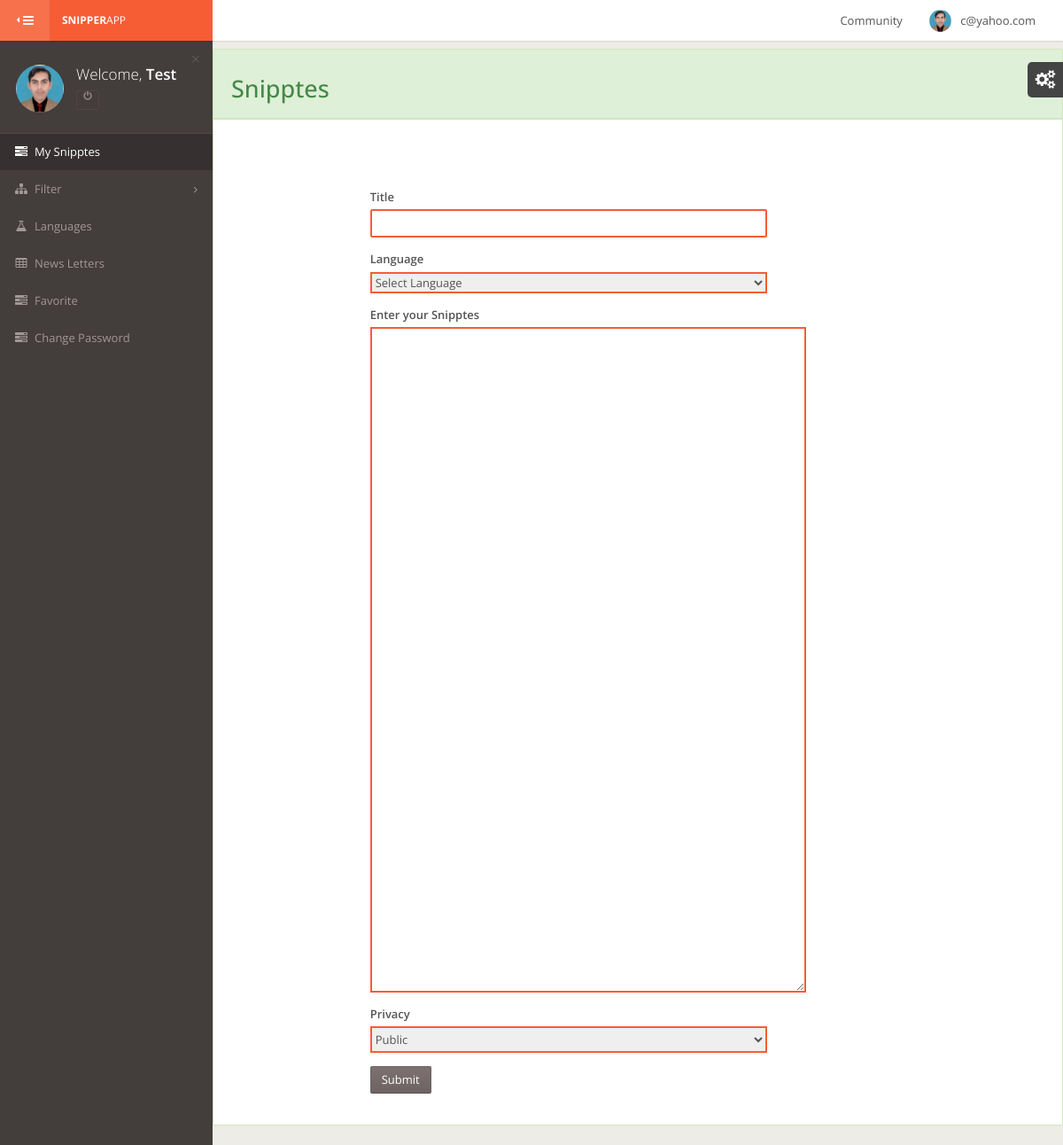
Page /User/addSnipts.php (signed in) on the committed database.
### tables this page shows
CREATE TABLE IF NOT EXISTS `uprofile` (
  `id` int(11) NOT NULL auto_increment,
  `fname` varchar(100) NOT NULL,
  `name` varchar(100) NOT NULL,
  `email` varchar(100) NOT NULL,
  `Password` varchar(100) NOT NULL,
  `birthday` varchar(100) NOT NULL,
  `Country` varchar(100) NOT NULL,
  `Location` varchar(100) NOT NULL,
  `contact` text NOT NULL,
  `gender` varchar(10) NOT NULL,
  `photo` text NOT NULL,
  `status` varchar(100) NOT NULL default 'a',
  PRIMARY KEY  (`id`)
);

### User/addSnipts.php (the view, shortened to what this page needs)
<?php include "header.php";
 ?>
        <div id="page-wrapper" >
            <div id="page-inner">
                <div class="row">
                    <div class="col-md-12">
                    </div>
                </div>
            <div class="row">
                <div class="col-md-12">
                    <div class="panel panel-success">
                        <div class="panel-heading">
                            <h2> Snipptes</h2>
                        </div>
                <div class="panel-body">
                </div>
                        <div class="panel-body">
                            <div class="row">
                                <div class="col-md-2 col-xs-12">&nbsp;&nbsp;</div>
                                <div class="col-md-6 col-md-12">
                                    <form role="form" method="post" enctype="multipart/form-data">
                                        <div class="form-group groupbotom">
                                            <label class="txtLbls">Title</label>
                                            <input class="form-control txtfields" name="title" value="" />
                                        </div>
                                        <div class="form-group">
                                            <label class="txtLbls">Language</label>
                                           <select class="snippts txtfields" name="lang" size="1">
                                             <option value="1">Select Language</option>
                                           </select>
                                        </div>
                                        <div class="form-group">
                                            <label class="txtLbls">Enter your Snipptes</label>
                                             <textarea class="txtfields" name="desc" cols="67" rows="40"></textarea>
                                        </div>
                                        <div class="form-group">
                                            <label class="txtLbls">Privacy</label>
                                             <select class="txtfields snippts" name="Public">
                                             <option value="PU">Public</option>
                                             </select>
                                        </div>
                                        <div class="form-group">
                                            <input type="submit" name="submit" class="btn btn-primary" value="Submit" />
                                        </div>
                                    </form>
                                    </div>
                                <div class="col-md-4 col-xs-12">&nbsp;&nbsp;</div>
                        </div>
                    </div>
                    </div>
                </div>
            </div>
        </div>
<?php include "footer.php" ?>

### User/header.php (shortened to what this page needs)
<?php
$UserSessions	= $_SESSION['user_sess'];
$querySesion   =  "SELECT * FROM uprofile WHERE email = '$UserSessions'";
$resSesion   =  mysql_query($querySesion) or die(mysql_error());
while($rowSesion  =  mysql_fetch_array($resSesion))
{
  $UserFirstName    = $rowSesion['fname'];
  $MyPhoto        = $rowSesion['photo'];
}
?>
<!DOCTYPE html>
 <html class="gt-ie8 gt-ie9 not-ie">
<head>
	<link href="assets/stylesheets/bootstrap.min.css" rel="stylesheet" type="text/css">
	<link href="assets/stylesheets/landerapp.min.css" rel="stylesheet" type="text/css">
	<link href="assets/stylesheets/widgets.min.css" rel="stylesheet" type="text/css">
	<link href="assets/stylesheets/rtl.min.css" rel="stylesheet" type="text/css">
	<link href="assets/stylesheets/themes.min.css" rel="stylesheet" type="text/css">
</head>
<body class="theme-default main-menu-animated">
<div id="main-wrapper">
	<div id="main-navbar" class="navbar navbar-inverse" role="navigation">
		<button type="button" id="main-menu-toggle"><i class="navbar-icon fa fa-bars icon"></i><span class="hide-menu-text">HIDE MENU</span></button>
		<div class="navbar-inner">
			<div class="navbar-header">
				<a href="profile.php" class="navbar-brand">
					<strong>Snipper</strong>App
				</a>
			</div>
			<div id="main-navbar-collapse" class="collapse navbar-collapse main-navbar-collapse">
				<div>
					<div class="right clearfix">
                        <ul class="nav navbar-nav pull-right right-navbar-nav">
							<li class="dropdown">
								<a href="#" class="dropdown-toggle user-menu" data-toggle="dropdown">
									<img src="<?php echo '../'.$MyPhoto;?>" alt="<?php echo '../'.$MyPhoto;?>">
									<span><?php echo $_SESSION['user_sess']; ?></span>
								</a>
							</li>
						</ul>
                        <ul class="nav navbar-nav pull-right right-navbar-nav">
							<li class="dropdown">
								<a href="community.php">
									<span><?php echo 'Community' ?></span>
								</a>
							</li>
						</ul>
					</div>
				</div>
			</div>
		</div>
	</div>
	<div id="main-menu" role="navigation">
		<div id="main-menu-inner">
			<div class="menu-content top" id="menu-content-demo">
				<div>
					<div class="text-bg"><span class="text-slim">Welcome,</span> <span class="text-semibold"><?php echo $UserFirstName ?></span></div>
					<img src="<?php echo '../'.$MyPhoto;?>" alt="" class="">
					<div class="btn-group">
						<a name="logout" title="logout" href="../logout.php" class="btn btn-xs btn-danger btn-outline dark"><i class="fa fa-power-off"></i></a>
					</div>
					<a href="#" class="close">&times;</a>
				</div>
			</div>
			<ul class="navigation">
				<li class="active">
					<a href="mysnipptes.php"><i class="menu-icon fa fa-tasks"></i><span class="mm-text">My Snipptes</span></a>
				</li>
                <li class="mm-dropdown">
					<a href="#"><i class="menu-icon fa fa-sitemap"></i><span class="mm-text">Filter</span></a>
				</li>
				<li>
					<a href="languages.php"><i class="menu-icon fa fa-flask"></i><span class="mm-text">Languages</span></a>
				</li>
				<li>
					<a href="#"><i class="menu-icon fa fa-table"></i><span class="mm-text">News Letters</span></a>
				</li>
				<li>
					<a href="faveret.php"><i class="menu-icon fa fa-tasks"></i><span class="mm-text">Favorite</span></a>
				</li>
				<li>
					<a href="change_password.php"><i class="menu-icon fa fa-tasks"></i><span class="mm-text">Change Password</span></a>
				</li>
			</ul>
		</div>
	</div>

### User/addSnipts.php (style rules this page uses)
.snippts { width:100%; height:30px; }
.txtfields { border:2px solid #F65D35; }
.txtlbls { float:left !important; margin-right:4%; }

### rows in the picture
uprofile: photo (picture), fname "Test"

### other values in the picture
$_SESSION['user_sess'] "c@yahoo.com"
